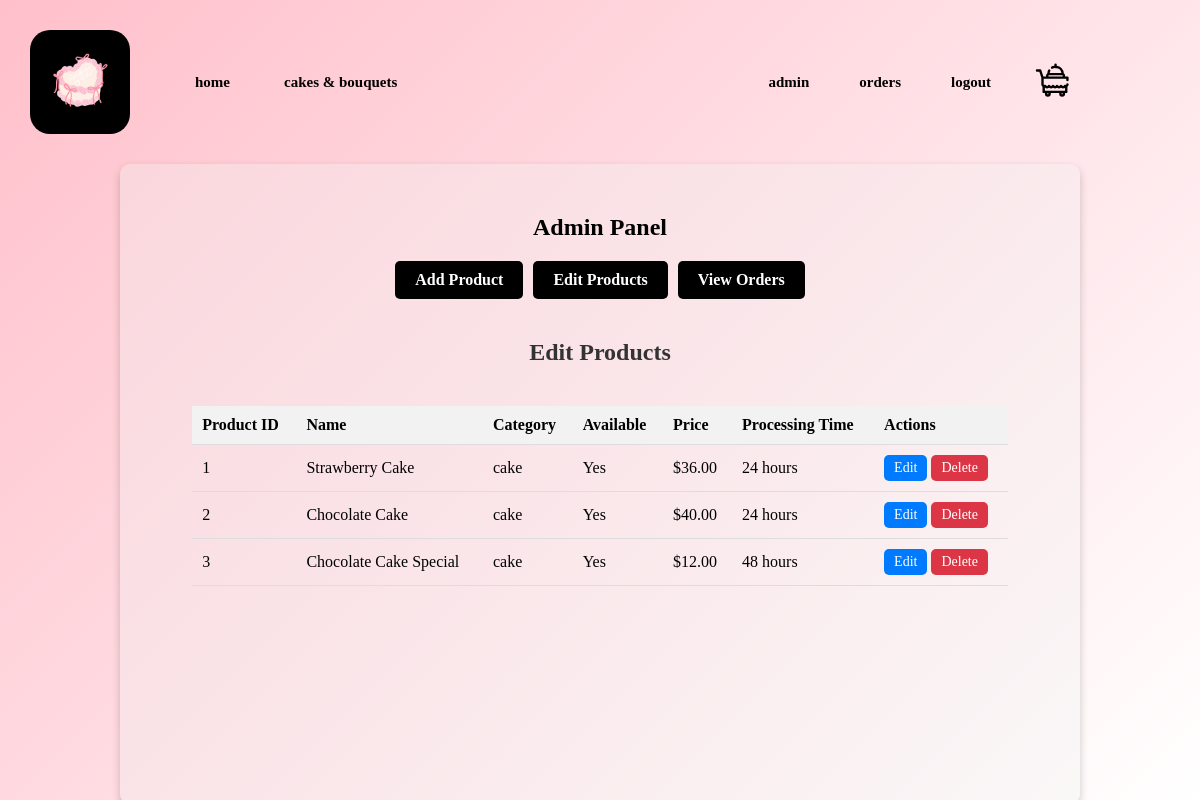
The app's page /admin/index.php?action=edit_products (signed in) with its own data.
### tables this page shows
CREATE TABLE `products` (
  `product_id` int NOT NULL,
  `name` varchar(50) NOT NULL,
  `category` varchar(10) NOT NULL,
  `availability` tinyint(1) NOT NULL DEFAULT '1',
  `description` text NOT NULL,
  `quick_description` text NOT NULL,
  `price` decimal(5,2) NOT NULL DEFAULT '0.00',
  `processing_time` int NOT NULL DEFAULT '24'
);

### admin/edit_products.php (the view, shortened to what this page needs)
<?php
include '../connect.php';
$query = "SELECT * FROM products";
$stmt = $dbh->prepare($query);
$stmt->execute();
$products = $stmt->fetchAll();
?>
<div class="action-container" id="edit-products-container">
    <h3>Edit Products</h3>
    <table id="products-table">
        <thead>
            <tr>
                <th>Product ID</th>
                <th>Name</th>
                <th>Category</th>
                <th>Available</th>
                <th>Price</th>
                <th>Processing Time</th>
                <th>Actions</th>
            </tr>
        </thead>
        <tbody>
            <?php foreach ($products as $product): ?>
                <tr data-product-id="<?= $product['product_id'] ?>">
                    <td><?= $product['product_id'] ?></td>
                    <td><?= htmlspecialchars($product['name']) ?></td>
                    <td><?= htmlspecialchars($product['category']) ?></td>
                    <td><?= $product['availability'] ? "Yes" : "No" ?></td>
                    <td>$<?= number_format($product['price'], 2) ?></td>
                    <td><?= htmlspecialchars($product['processing_time']) ?> hours</td>
                    <td>
                        <button class="edit-button">Edit</button>
                        <button class="delete-button">Delete</button>
                    </td>
                </tr>
            <?php endforeach; ?>
        </tbody>
    </table>
</div>

### css/style.css (style rules this page uses)
:root { --color-primary: #FFC4EB; --color-primary-dark: #FFB2E6; --color-secondary: #FFE4FA; --color-tertiary: #F1DEDC; --color-tertiary-transparent: #f1dedc25; --color-quaternary: white; --color-quaternary-transparent: #ffffff25; --color-quinary: #FFC0CB; }
* { margin: 0; padding: 0; box-sizing: border-box; font-family: Helvetica-light; }
body { background: linear-gradient(135deg, #FFC0CB 0%, #FFFFFF 100%); background-attachment: fixed; margin: 0; padding: 0; height: 100vh; background-color: var(--color-tertiary); }

### css/admin.css (style rules this page uses)
.action-container { display: flex; flex-direction: column; align-items: center; margin: 20px 0; }
.action-container h3 { margin-bottom: 10px; font-size: 24px; color: #333; }
#edit-products-container table { width: 100%; border-collapse: collapse; margin: 30px; border-radius: 5px; }
#edit-products-container table th, #edit-products-container table td { padding: 10px; text-align: left; border-bottom: 1px solid #ddd; }
#edit-products-container table th { background-color: #f2f2f2; font-weight: bold; }
#edit-products-container table td button { background-color: #007bff; color: white; border: none; padding: 5px 10px; font-size: 14px; border-radius: 5px; cursor: pointer; transition: background-color 0.3s ease; }
#edit-products-container table td button.delete-button { background-color: #dc3545; }

### records on screen
products: product_id "1", name "Strawberry Cake", category "cake", availability "Yes", price "36.00", processing_time "24"
products: product_id "2", name "Chocolate Cake", category "cake", availability "Yes", price "40.00", processing_time "24"
products: product_id "3", name "Chocolate Cake Special", category "cake", availability "Yes", price "12.00", processing_time "48"
